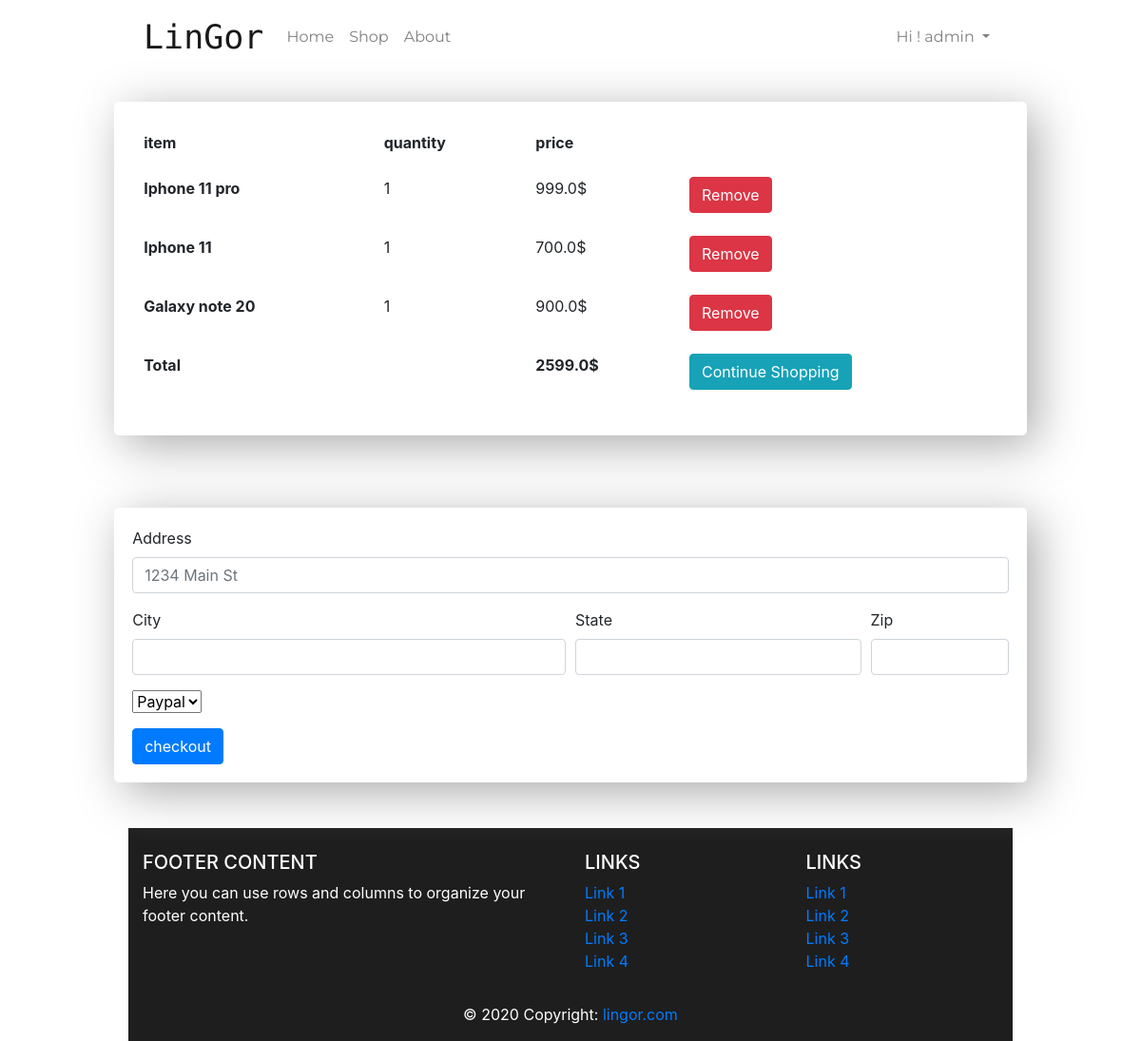
The app's page /shop/cart (signed in), older data.
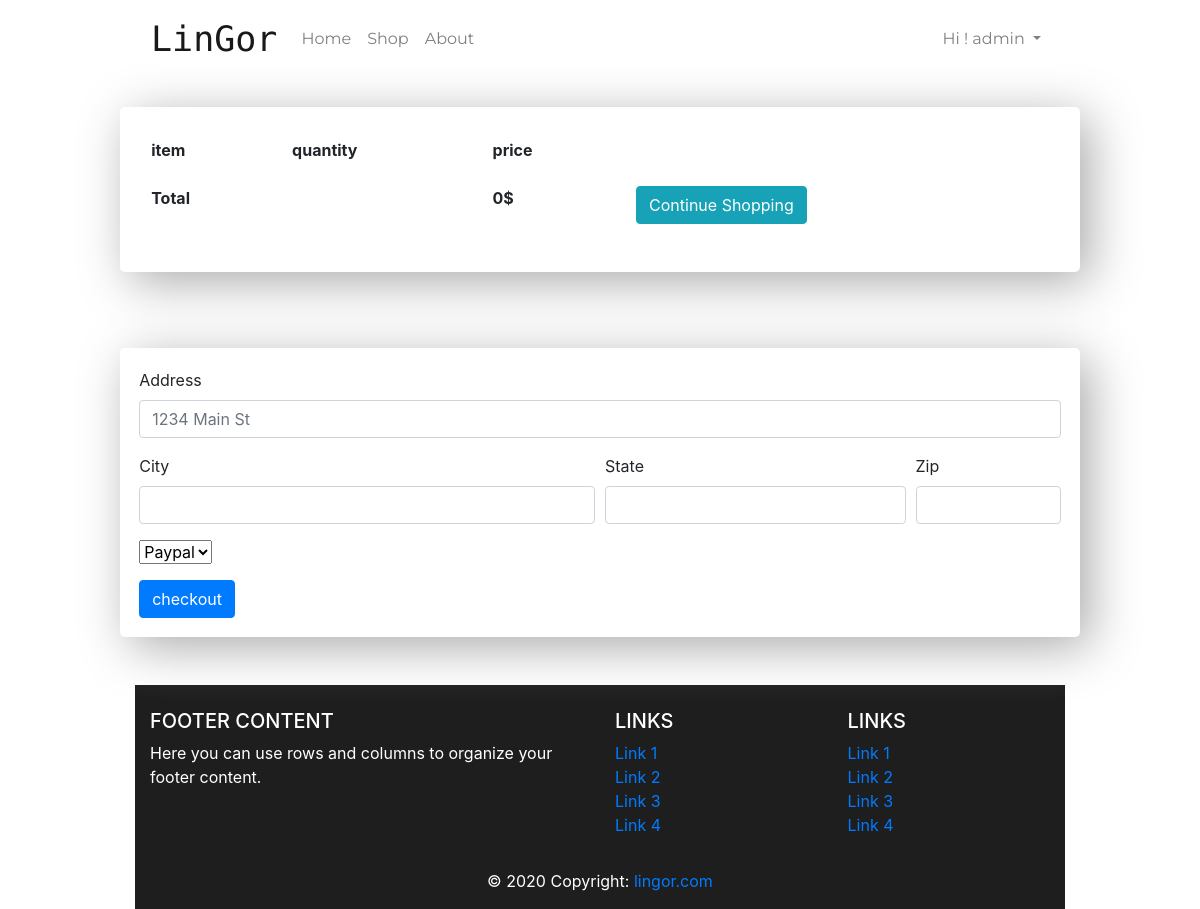
The same page, newer data.
### shop/models.py (models this page shows, shortened)
class OrderItem(models.Model):
    item = models.ForeignKey(Item, on_delete=models.SET_NULL, null=True)
    order = models.ForeignKey(Order, on_delete=models.SET_NULL, null=True)
    quantity = models.IntegerField(default=0, null=True, blank=True)
    date = models.DateTimeField(default=datetime.now)
    @property
    def total_item_price(self):
        total = self.item.price * self.quantity
        return total

class Item(models.Model):
    ITEM_TYPE = [
        ('PH','Phone'),
        ('TB','Tablet'),
        ('LT','Laptop'),
    ]
    name =models.CharField(max_length=200,null=True)
    price = models.FloatField()
    description = models.TextField(null=True)
    thumbnail = models.ImageField(null=True, blank=True)
    type = models.CharField(max_length=2, choices=ITEM_TYPE,default='PH')

class Order(models.Model):
    customer = models.ForeignKey(Customer,on_delete=models.SET_NULL, blank=True, null=True)
    date = models.DateTimeField(default=datetime.now)
    complete = models.BooleanField(default=False,null=True,blank=False)
    def __str__(self):
        return str(self.id)
    @property
    def total_order_price(self):
        orderitems = self.orderitem_set.all()
        total = sum(item.total_item_price for item in orderitems)
        return total

### shop/views.py (the view)
# urls.py: path('cart',views.cart,name="shop-cart"),
def cart(request):
    if request.user.is_authenticated:
        customer = request.user.customer
        order, created = Order.objects.get_or_create(customer=customer,complete=False)
        items = order.orderitem_set.all()
    else:
        items = []
    form = BillingForm()
    data = {'items' : items,'order':order, 'form':form}
    print(data)
    return render(request, "shop/cart.html",data)

### shop/forms.py
class BillingForm(forms.Form):
    METHODS = [
        ('1','Paypal'),
        ('2','Visa')
    ]
    address = forms.CharField(max_length=200)
    state = forms.CharField(max_length=200)
    city = forms.CharField(max_length=200)
    zipcode = forms.IntegerField(max_value=99999)
    payment_method = forms.ChoiceField(choices=METHODS,required=True)
    class Meta:
        model = ShippingAddress
        fields = ["address", "city", "zipcode", "payment_method"]

### templates/shop/cart.html (shortened to what this page needs)
{% extends '../_template.html' %}
{% load crispy_forms_tags %}
{% block body %}
<div class="row">
  <div class="col-12 windows">
  <table class="table table-borderless table-white">
  <thead>
    <tr>
      <th scope="col">item</th>
      <th scope="col">quantity</th>
      <th scope="col">price</th>
    </tr>
  </thead>
  <tbody>
    {% for items in items %}
    <tr>
      <th scope="row">{{items.item.name}}</th>
      <td>{{items.quantity}}</td>
      <td>{{items.total_item_price}}$</td>
      <td><button data-product="{{items.item.id}}" data-action = "remove" class = "btn btn-danger cart">Remove</button></td>
    </tr>
    {% endfor %}
          <tr>
      <th scope="col">Total</th>
      <th scope="col"></th>
      <th scope="col">{{order.total_order_price}}$</th>
      <th scope="col"><a href="/shop" class="btn btn-info">Continue Shopping</a></th>
    </tr>
  </tbody>
</table>
</div>
<div class="col-12 windows">
  <form method="POST" action="/shop/checkout">
  <div class="form-group">
    <label for="inputAddress">Address</label>
    <input type="text" class="form-control" id="inputAddress" required placeholder="1234 Main St" name="address">
  </div>
  <div class="form-row">
    <div class="form-group col-md-6">
      <label for="inputCity">City</label>
      <input type="text" class="form-control" required id="inputCity" name="city">
    </div>
        <div class="form-group col-md-4">
      <label for="inputState">State</label>
      <input type="text" class="form-control" required id="inputState" name="state">
    </div>
    <div class="form-group col-md-2">
      <label for="inputZip">Zip</label>
      <input type="text" class="form-control" required id="inputZip" name="zipcode">
    </div>
  </div>
    <div class="form-group">
      {{form.payment_method}}
    </div>
   <button type="submit" class="btn btn-primary">checkout</button>
</form>
</div>
</div>
{% endblock body %}

Row changes from the older to the newer data that the page shows:
no longer on this page (row unchanged): OrderItem: item.name "Iphone 11 pro", quantity "1", total_item_price "999.0"
no longer on this page (row unchanged): OrderItem: item.name "Iphone 11", quantity "1", total_item_price "700.0"
no longer on this page (row unchanged): OrderItem: item.name "Galaxy note 20", quantity "1", total_item_price "900.0"
no longer on this page (row edited): Order: total_order_price "2599.0"
added Order: total_order_price "0"
